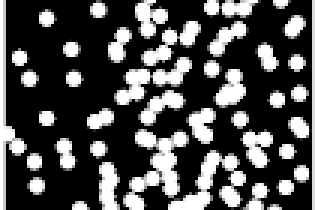
#> input picture MIDSEM/Fig2.png, 105 x 70 px (shown 3 times larger)
$ jupyter execute --allow-errors AlliKhadgaJyoth_19024.ipynb
#> lines starting #> are read from the running program, lines starting #| are printed output that depends on the picture; after the words box and inside, x2 and y2 are one past the last pixel; in counts of white or black regions, pixels touching at a corner belong together
# CV MIDSEM

## Name : Alli Khadga Jyoth
## Roll.No : 19024
## Dept : DSE

[cell 1]
import numpy as np
import matplotlib.pyplot as plt
import cv2
import skimage

### Part 1

### Q1

I would take the image at intensity level 8 i.e 256 bits of intensity values. Because the 8 is at the mean of lower and higher intensity levels giving us the average level feature resolution.

### Q5

[cell 2]
M = np.array([
    [-2872.0,-1744.3,-138.7,77270.0],
    [-273.9,-174.8,-3287.5,94116.0],
    [-0.7380,-0.6480,-0.1883,75.633]
])

M

[cell 3]
H = M[:,:3]
h = M[:,3].reshape(3,1)
H_inv = np.linalg.inv(H)
H_inv

[cell 4]
R_T,K_inv = np.linalg.qr(H_inv)
R_T

[cell 5]
K_inv

[cell 6]
K = np.linalg.inv(K_inv)
K = K/K[2,2]
K ,'Intrinsic Martix'

[cell 7]
t = K_inv@h
t

[cell 8]
R_T.T

[cell 9]
Extensic_matrix = np.array([[-0.66192563,  0.74941331,  0.01530159,t[0,0]],
       [-0.13119877, -0.13593284,  0.98199244,t[1,0]],
       [ 0.7379982 ,  0.64799842,  0.18829954,t[2,0]]])
Extensic_matrix

## Q6

[cell 10]
u1 = np.array([4,2,2])
u2 = np.array([6,5,1])
np.cross(u1,u2)

## Q7

[cell 11]
M = np.array([[512,-800,0,800],[512,0,-800,1600],[1,0,0,0]])
X = np.array([4,0,0,1]).T
x = M@X
x.reshape(3,-1)

## Part 2

[cell 12]
import cv2 as cv
input_image = cv2.imread('Fig2.png')
#> input_image is the input picture: shape (70, 105, 3); min 0, max 255, mean 78
input_image= cv.cvtColor(input_image,cv2.COLOR_RGB2GRAY)
#> input_image: shape (70, 105)
input_image = cv.threshold(input_image,127,1,cv.THRESH_BINARY)[1]
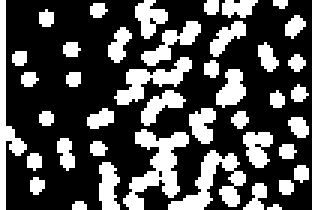
#> input_image: shape (70, 105) (shown 3 times larger); values 0 (black) and 1 (white), 31.9% white; 43 white regions (3 under 20 px), largest, box (x1, y1, x2, y2) and area: (41, 43, 63, 70) 250, (56, 50, 82, 70) 209, (0, 0, 9, 70) 178
num_labels, labels = cv2.connectedComponents(input_image,connectivity = 4)
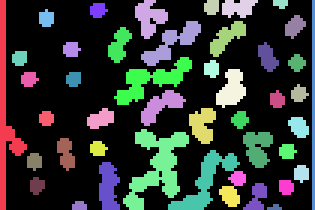
#> labels: shape (70, 105) int32 (shown 3 times larger); 46 distinct labels, from 0 to 45; one colour per label, 0 black
#> num_labels = 46
# plt.imshow(labels,'gray'),num_labels

# Map component labels to hue val, 0-179 is the hue range in OpenCV
label_hue = np.uint8(179*labels/np.max(labels))
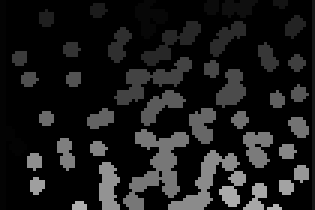
#> label_hue: shape (70, 105) (shown 3 times larger); min 0, max 179, mean 26.8
blank_ch = 255*np.ones_like(label_hue)
labeled_img = cv2.merge([label_hue, blank_ch, blank_ch])
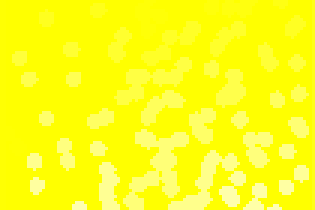
#> labeled_img: shape (70, 105, 3) (shown 3 times larger); mean of channels 0, 1, 2 26.8, 255, 255; drawn as B, G, R

# Converting cvt to BGR
labeled_img = cv2.cvtColor(labeled_img, cv2.COLOR_HSV2BGR)
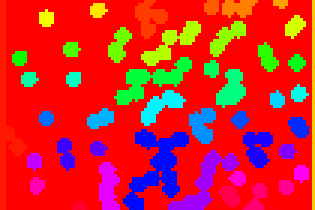
#> labeled_img: shape (70, 105, 3) (shown 3 times larger); mean B, G, R 42.6, 37.7, 210.4

# set bg label to black
labeled_img[label_hue==0] = 0
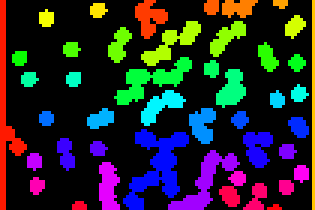
#> labeled_img: shape (70, 105, 3) (shown 3 times larger); mean B, G, R 42.6, 37.7, 36.8
plt.imshow(cv2.cvtColor(labeled_img, cv2.COLOR_BGR2RGB)),plt.title(f'Number of non overlapping objects:{num_labels}')
##########################
# THe color is just to show distinction
##########################

[cell 13]
import scipy.ndimage as spi

## Q2

[cell 14]
input_image = cv2.imread('Fig1.png')
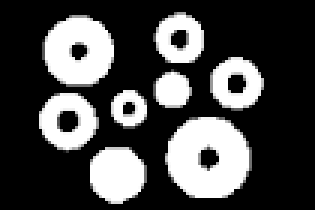
#> input picture MIDSEM/Fig1.png, 105 x 70 px (shown 3 times larger)
#> input_image is the input picture: shape (70, 105, 3); min 0, max 255, mean 72.9
input_image= cv.cvtColor(input_image,cv2.COLOR_RGB2GRAY)
#> input_image: shape (70, 105)
input_image = cv.threshold(input_image,127,255,cv.THRESH_BINARY)[1]
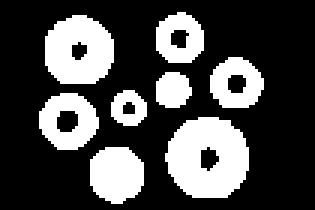
#> input_image: shape (70, 105) (shown 3 times larger); 28.9% white; 8 white regions, largest, box (x1, y1, x2, y2) and area: (55, 39, 83, 66) 569, (15, 5, 38, 28) 411, (30, 49, 48, 68) 277
out = spi.binary_fill_holes(input_image)
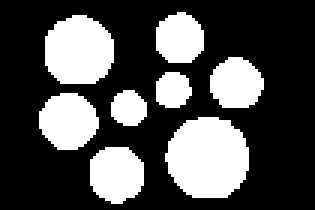
#> out: shape (70, 105) bool (shown 3 times larger); 31.2% white; 8 white regions, largest, box (x1, y1, x2, y2) and area: (55, 39, 83, 66) 602, (15, 5, 38, 28) 433, (13, 31, 33, 50) 292
plt.subplot(121),plt.imshow(input_image,'gray'),plt.title('Orginal')
plt.subplot(122),plt.imshow(out,'gray'),plt.title('Filled image')

[cell 15]
out = out.astype(int)
# out= cv.cvtColor(out,cv2.COLOR_RGB2GRAY)
out = np.array(out)
# out = cv.threshold(out,127,256,cv.THRESH_BINARY)
kernal = np.ones((5,5))
# kernal = kernal/kernal.sum() We dont do that here
#> (the rest of this cell did not finish here and is left out)
